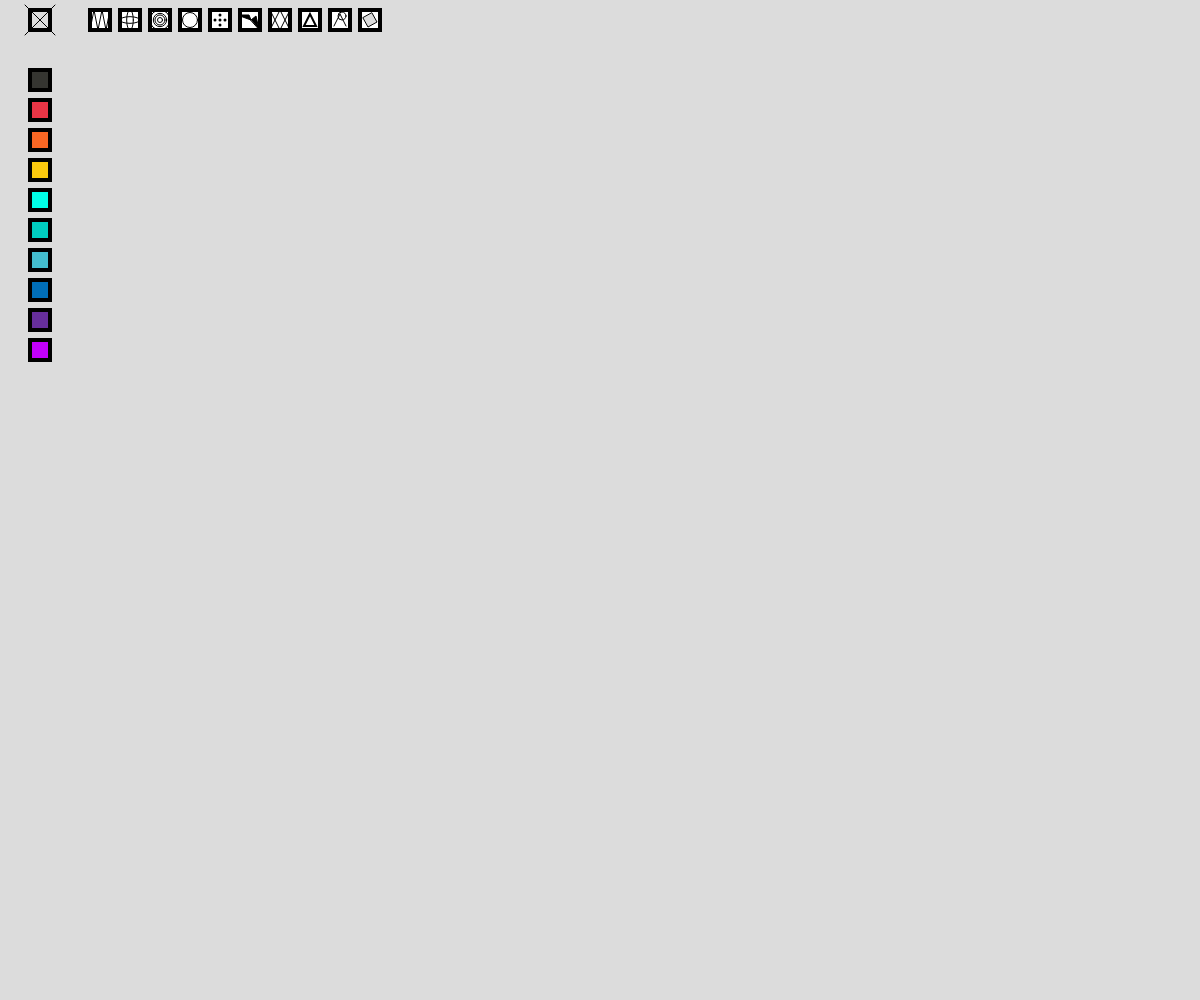
Frame 1 (no input)
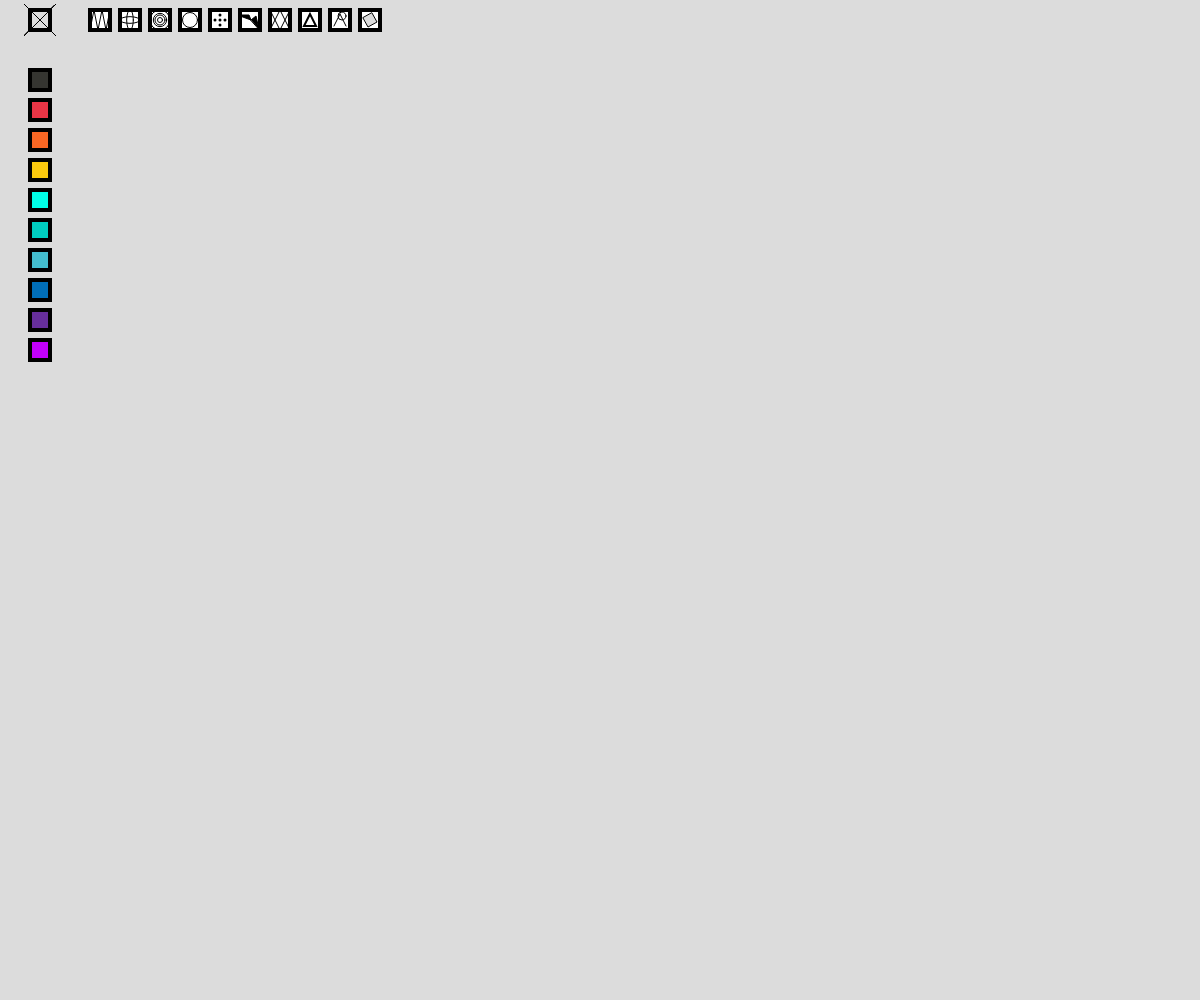
Frame 60 (no input)
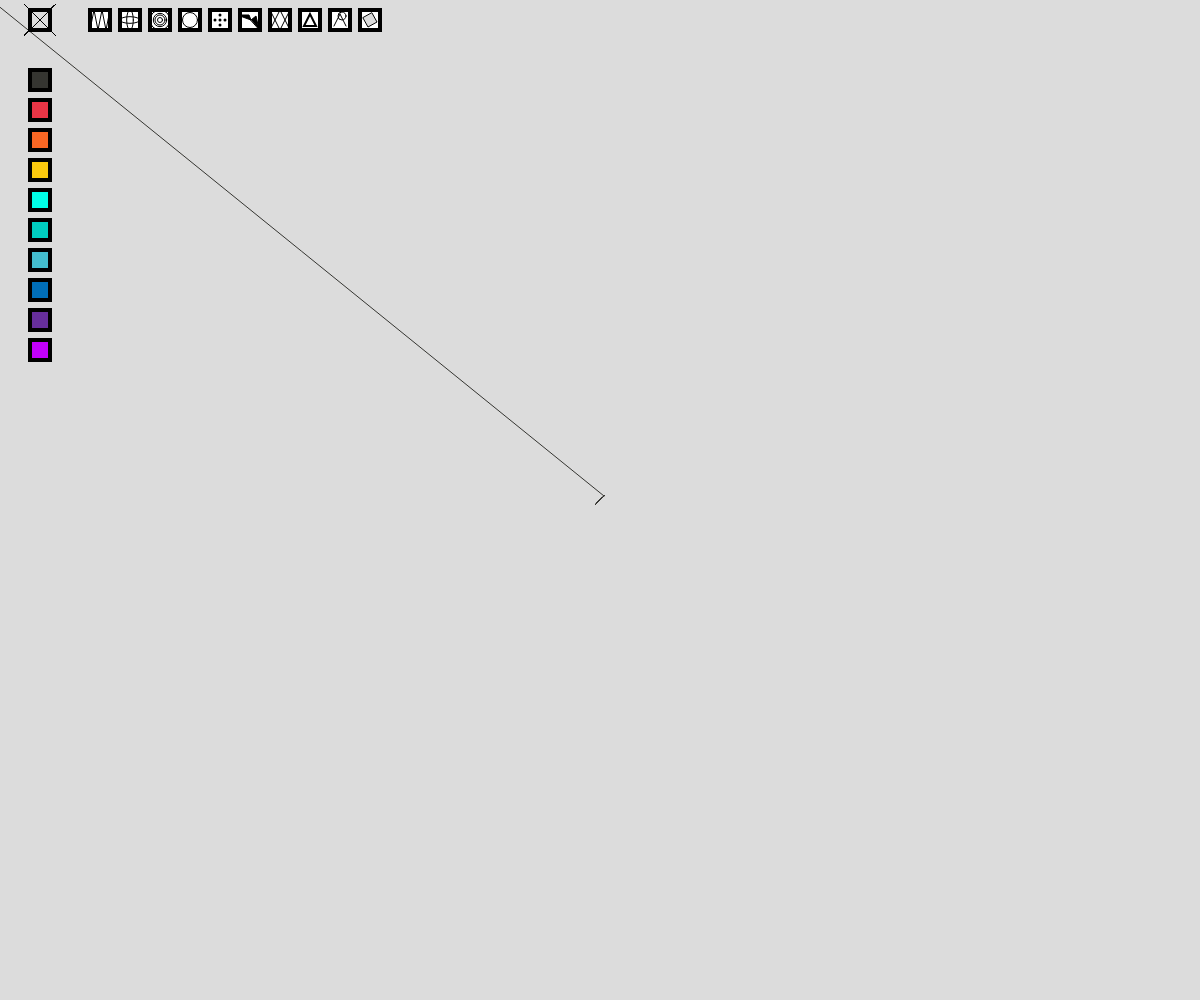
Frame 120 (the mouse pressed at the canvas centre since frame 60)

The p5.js sketch that drew these frames (run headless with seeded random() and noise() and a simulated clock; from frame 60 on, the mouse is pressed at the canvas centre):

// p5.js sketch
// ── sketch.js
//erase
var posXBot1 = 30;
var posYBot1 = 10;
var tamBot1 = 20;

//herramienta 1
var posXBot2 = 90;
var posYBot2 = 10;
var tamBot2 = 20;

//herramienta 2
var posXBot3 = 120;
var posYBot3 = 10;
var tamBot3 = 20;

//herramienta 3
var posXBot4 = 150;
var posYBot4 = 10;
var tamBot4 = 20;

//herramienta 4
var posXBot5 = 180;
var posYBot5 = 10;
var tamBot5 = 20;

//herramienta 5
var posXBot6 = 210;
var posYBot6 = 10;
var tamBot6 = 20;

//herramienta 6
var posXBot7 = 240;
var posYBot7 = 10;
var tamBot7 = 20;

//herramienta 7
var posXBot8 = 270;
var posYBot8 = 10;
var tamBot8 = 20;

//herramienta 8
var posXBot9 = 300;
var posYBot9 = 10;
var tamBot9 = 20;

//herramienta 9
var posXBot10 = 330;
var posYBot10 = 10;
var tamBot10 = 20;

//herramienta 10
var posXBot11 = 360;
var posYBot11 = 10;
var tamBot11 = 20;

//col 1 
var posXBot12 = 30;
var posYBot12 = 70;
var tamBot12 = 20;

//col 2 
var posXBot13 = 30;
var posYBot13 = 100;
var tamBot13 = 20;

//col 3 
var posXBot14 = 30;
var posYBot14 = 130;
var tamBot14 = 20;

//col 4 
var posXBot15 = 30;
var posYBot15 = 160;
var tamBot15 = 20;

//col 5
var posXBot16 = 30;
var posYBot16 = 190;
var tamBot16 = 20;

//col 6
var posXBot17 = 30;
var posYBot17 = 220;
var tamBot17 = 20;

//col 7
var posXBot18 = 30;
var posYBot18 = 250;
var tamBot18 = 20;

//col 8
var posXBot19 = 30;
var posYBot19 = 280;
var tamBot19 = 20;

//col 9 
var posXBot20 = 30;
var posYBot20 = 310;
var tamBot20 = 20;

//col 10
var posXBot21 = 30;
var posYBot21 = 340;
var tamBot21 = 20;

var herramienta = 1;
var col = 1;



function setup() {
  createCanvas(windowWidth, windowHeight);
  background(220);
}

function draw() {
  stroke(0);
  strokeWeight(4);
  fill(220);

  //clear canvas bot (0)
  rect(posXBot1, posYBot1, tamBot1, tamBot1);
  fill(255);
  stroke (0);
  strokeWeight (1);
  line (posXBot1 -5 , posYBot1 -5, posXBot1 + tamBot1 + 5, posYBot1 + tamBot1 +5);
  line (posXBot1 + tamBot1 + 5, posYBot1 - 5, posXBot1 -5 , posYBot1 + tamBot1 +5);

  //zigzag bot  (1)
  strokeWeight (4);
  rect(posXBot2, posYBot2, tamBot2, tamBot2);
  stroke(0);
  strokeWeight(1);
  line(posXBot2, posYBot2 + tamBot2, posXBot2 + 4, posYBot2);
  line(posXBot2 + 4, posYBot2, posXBot2 + 8, posYBot2 + tamBot2);
  line(posXBot2 + 8, posYBot2 + tamBot2, posXBot2 + 12, posYBot2);
  line(posXBot2 + 12, posYBot2, posXBot2 + 16, posYBot2 + tamBot2);
  line(posXBot2 + 16, posYBot2 + tamBot2, posXBot2 + 20, posYBot2);

  //crossed ellipses bot (2)
  strokeWeight(4);
  rect(posXBot3, posYBot3, tamBot3, tamBot3);
  strokeWeight(1);
  noFill();
  ellipse(posXBot3 + 10, posYBot3 + 10, tamBot3, tamBot3 / 3);
  ellipse(posXBot3 + 10, posYBot3 + 10, tamBot3 / 3, tamBot3);

  //bullseye bot (3)
  strokeWeight(4);
  fill(255);
  rect(posXBot4, posYBot4, tamBot4, tamBot4);
  strokeWeight(1);
  noFill();
  ellipse(posXBot4 + 10, posYBot4 + 10, tamBot4, tamBot4);
  ellipse(posXBot4 + 10, posYBot4 + 10, tamBot4 / 2, tamBot4 / 2);
  ellipse(posXBot4 + 10, posYBot4 + 10, tamBot4 / 4, tamBot4 / 4);
  ellipse(posXBot4 + 10, posYBot4 + 10, tamBot4 / 1.5, tamBot4 / 1.5);

  //circles bot (4)
  strokeWeight(4);
  fill(255);
  rect(posXBot5, posYBot5, tamBot5, tamBot5);
  strokeWeight(1);
  noFill();
  ellipse(posXBot5 + 10, posYBot5 + 10, tamBot5 - 5, tamBot5 - 5);

  // 5 dots bot (5)
  strokeWeight(4);
  fill(255);
  rect(posXBot6, posYBot6, tamBot6, tamBot6);
  strokeWeight(3);
  point(posXBot6 + 5, posYBot6 + 10);
  point(posXBot6 + 10, posYBot6 + 10);
  point(posXBot6 + 15, posYBot6 + 10);
  point(posXBot6 + 10, posYBot6 + 5);
  point(posXBot6 + 10, posYBot6 + 15);
  
  //vertex bot (6)
  strokeWeight(4);
  fill(255);
  rect(posXBot7, posYBot7, tamBot7, tamBot7);
  strokeWeight(1);
  fill (0);
  quad (posXBot7, posYBot7 + 5, posXBot7 + 9, posYBot7 + 5, posXBot7 + 11, posYBot7 + 10, posXBot7, posYBot7 + 6);
  quad (posXBot7 + 11, posYBot7 + 10, posXBot7 + 16, posYBot7 + 6, posXBot7 + 18, posYBot7 + 15, posXBot7 + 18, posYBot7 + 18);   

  //crisscross bot (7)
  strokeWeight(4);
  fill(255);
  rect(posXBot8, posYBot8, tamBot8, tamBot8);
  stroke(0);
  strokeWeight(1);
  line(posXBot8, posYBot8 + tamBot8, posXBot8 + tamBot8 / 2, posYBot8);
  line(posXBot8 + tamBot8 / 2, posYBot8, posXBot8 + tamBot8, posYBot8 + tamBot8);
  line(posXBot8, posYBot8, posXBot8 + tamBot8 / 2, posYBot8 + tamBot8);
  line(posXBot8 + tamBot8 / 2, posYBot8 + tamBot8, posXBot8 + tamBot8, posYBot8);


//triangle bot (8)
  strokeWeight(4);
  fill(255);
  rect(posXBot9, posYBot9, tamBot9, tamBot9);
strokeWeight (2);
  noFill ();
  triangle (posXBot9 +4, posYBot9 + tamBot9 -4, posXBot9 + tamBot9/2, posYBot9 +4, posXBot9 + tamBot9 -4, posYBot9 + tamBot9 -4);

  // V and ellipse bot (9)
  strokeWeight(4);
  fill(255);
  rect(posXBot10, posYBot10, tamBot10, tamBot10);
  
strokeWeight (1);
  noFill ();
  line (posXBot10 +4, posYBot10 + tamBot10 -4, posXBot10 + tamBot10/2, posYBot10 +4);
  line (posXBot10 + tamBot10/2, posYBot10 +4,posXBot10 + tamBot10 -4, posYBot10 + tamBot10 -4);
  ellipse (posXBot10 + 12, posYBot10 + 6, 8);


  //eraser bot (10)
  strokeWeight(4);
  fill(255);
  rect(posXBot11, posYBot11, tamBot11, tamBot11);
  stroke(0);
  strokeWeight(1);
  fill(220);
  quad(posXBot11 + 3, posYBot11 + 8, posXBot11 + 8, posYBot11 + 17, posXBot11 + 17, posYBot11 + 12, posXBot11 + 12, posYBot11 + 3);

  //color bots
  stroke(0);
  strokeWeight(4);
  fill('#353531'); //col 1 - charcoal 
  rect(posXBot12, posYBot12, tamBot12, tamBot12);
  fill('#EA3546'); //col 2 - pink
  rect(posXBot13, posYBot13, tamBot13, tamBot13);
  fill('#F86624'); //col - 3 orange
  rect(posXBot14, posYBot14, tamBot14, tamBot14);
  fill('#F9C80E'); //col - 4 yellow
  rect(posXBot15, posYBot15, tamBot15, tamBot15);
  fill('#00FFE7'); //col 5 - turquoise
  rect(posXBot16, posYBot16, tamBot16, tamBot16);
  fill('#00CFC1'); //col 6 - teal
  rect(posXBot17, posYBot17, tamBot17, tamBot17);
  fill('#43BCCD'); //col 7 - aqua
  rect(posXBot18, posYBot18, tamBot18, tamBot18);
  fill('#016FB9') // col 8 - blue
  rect(posXBot19, posYBot19, tamBot19, tamBot19);
  fill('#662E9B'); //col 9 - purple
  rect(posXBot20, posYBot20, tamBot20, tamBot20);
  fill('#C200FB'); //col 10 bright purple
  rect(posXBot21, posYBot21, tamBot21, tamBot21);






  if (mouseIsPressed == true) {
    
    if (mouseX > posXBot1 + tamBot1 && mouseY > posYBot1 + tamBot1) {


      if (col == 1) {
        stroke('#353531');
        fill('#353531');
      }
      if (col == 2) {
        stroke('#EA3546');
        fill('#EA3546');
      }
      if (col == 3) {
        stroke('#F86624');
        fill('#F86624');
      }
      if (col == 4) {
        stroke('#F9C80E');
        fill('#F9C80E');
      }
      if (col == 5) {
        stroke('#00FFE7');
        fill('#00FFE7');
      }
      if (col == 6) {
        stroke('#00CFC1');
        fill('#00CFC1');
      }
      if (col == 7) {
        stroke('#43BCCD');
        fill('#43BCCD');
      }
      if (col == 8) {
        stroke('#016FB9');
        fill('#016FB9');
      }
      if (col == 9) {
        stroke('#662E9B');
        fill('#662E9B');
      }
      if (col == 10) {
        stroke('#C200FB');
        fill('#C200FB');
      }


      //zig-zag
      if (herramienta == 1) {
        strokeWeight(1);
        line(pmouseX - 4, pmouseY + 4, mouseX + 4, mouseY - 4);
        line(pmouseX + 3, pmouseY - 3, pmouseX - 3, pmouseY + 3);
        //line(width / 2, height / 2, mouseX, mouseY)
      }
      //crossed elipses
      if (herramienta == 2) {
        strokeWeight(1);
        noFill();
        ellipse(mouseX, mouseY, 20, 90);
        ellipse(mouseX, mouseY, 90, 20);
      }
      //bullseye
      if (herramienta == 3) {
        strokeWeight(2);
        noFill();
        for(var x = 10; x <= 150; x = x + 10) {
        ellipse(mouseX, mouseY, mouseX + x, mouseY + x);}
       
      }
      //cirlces
      if (herramienta == 4) {
        strokeWeight(1);
        noFill();
        ellipse(mouseX, mouseY, mouseX, mouseY);
      }
      //5 dots
      if (herramienta == 5) {
        strokeWeight(3);
        for(var i = 5; i <= height; i = i + 5) {
        point(mouseX, mouseY);
        point(mouseX - i, mouseY);
        point(mouseX + i, mouseY);
        point(mouseX, mouseY + i);
        point(mouseX, mouseY - i);}
      }
      //vertex
      if (herramienta == 6) {
        strokeWeight(10);
        beginShape();
        vertex(mouseX, mouseY);
        vertex(mouseX, mouseY);
        vertex(mouseX - 20, mouseY - 40);
        vertex(0, mouseY - 50);
        vertex(mouseX - 15, mouseY - 20);
        vertex(mouseX, mouseY - 10);
        vertex(mouseX + 15, mouseY - 20);
        vertex(width, mouseY + 100);
        vertex(mouseX, mouseY);
        vertex(mouseX, mouseY);
        endShape(CLOSE);
      }
      //crisscross
      if (herramienta == 7) {
        strokeWeight(1);
         for(var a = 10; a <= 200; a = a + 10) {
        line(mouseX - a, mouseY + a, pmouseX + a, pmouseY - a);
        line(mouseX + a, mouseY - a, pmouseX - a, pmouseY + a);}
    
      }
  //triangle
      if (herramienta == 8) {
        strokeWeight(1);
        noFill ();
         for(var b = 10; b <= 400; b = b + 10) {
        triangle (mouseX, mouseY, mouseX + b, mouseY, mouseX - b, mouseY + b);}
      }
      
      // Vs
      if (herramienta == 9) {
        strokeWeight(1);
        noFill ();
      for(var v = 10; v <= width; v = v + 50) {
        line(mouseX, mouseY, height - v, width + v);
        ellipse (mouseX + v, mouseY +v , v);
      
        }
      }

      //eraser
      if (herramienta == 10) {
        stroke(220)
        strokeWeight(10);
        line(mouseX, mouseY, pmouseX, pmouseY)
      }
    }

    //clear drawing
    if (mouseX > posXBot1 && mouseX < posXBot1 + tamBot1 && mouseY > posYBot1 && mouseY < posYBot1 + tamBot1) {
      background(220);
    }
    if (mouseX > posXBot2 && mouseX < posXBot2 + tamBot2 && mouseY > posYBot2 && mouseY < posYBot2 + tamBot2) {
      herramienta = 1;
    }
    if (mouseX > posXBot3 && mouseX < posXBot3 + tamBot3 && mouseY > posYBot3 && mouseY < posYBot3 + tamBot3) {
      herramienta = 2;
    }
    if (mouseX > posXBot4 && mouseX < posXBot4 + tamBot4 && mouseY > posYBot4 && mouseY < posYBot4 + tamBot4) {
      herramienta = 3;
    }
    if (mouseX > posXBot5 && mouseX < posXBot5 + tamBot5 && mouseY > posYBot5 && mouseY < posYBot5 + tamBot5) {
      herramienta = 4;
    }
    if (mouseX > posXBot6 && mouseX < posXBot6 + tamBot6 && mouseY > posYBot6 && mouseY < posYBot6 + tamBot6) {
      herramienta = 5;
    }
    if (mouseX > posXBot7 && mouseX < posXBot7 + tamBot7 && mouseY > posYBot7 && mouseY < posYBot7 + tamBot7) {
      herramienta = 6;
    }
    if (mouseX > posXBot8 && mouseX < posXBot8 + tamBot8 && mouseY > posYBot8 && mouseY < posYBot8 + tamBot8) {
      herramienta = 7;
    }
    if (mouseX > posXBot9 && mouseX < posXBot9 + tamBot9 && mouseY > posYBot9 && mouseY < posYBot9 + tamBot9) {
      herramienta = 8;
    }
    if (mouseX > posXBot10 && mouseX < posXBot10 + tamBot10 && mouseY > posYBot10 && mouseY < posYBot10 + tamBot10) {
      herramienta = 9;
    }
    if (mouseX > posXBot11 && mouseX < posXBot11 + tamBot11 && mouseY > posYBot11 && mouseY < posYBot11 + tamBot11) {
      herramienta = 10;
    }
    if (mouseX > posXBot12 && mouseX < posXBot12 + tamBot12 && mouseY > posYBot12 && mouseY < posYBot12 + tamBot12) {
      col = 1;
    }
    if (mouseX > posXBot13 && mouseX < posXBot13 + tamBot13 && mouseY > posYBot13 && mouseY < posYBot13 + tamBot13) {
      col = 2;
    }
    if (mouseX > posXBot14 && mouseX < posXBot14 + tamBot14 && mouseY > posYBot14 && mouseY < posYBot14 + tamBot14) {
      col = 3;
    }
    if (mouseX > posXBot15 && mouseX < posXBot15 + tamBot15 && mouseY > posYBot15 && mouseY < posYBot15 + tamBot15) {
      col = 4;
    }
    if (mouseX > posXBot16 && mouseX < posXBot16 + tamBot16 && mouseY > posYBot16 && mouseY < posYBot16 + tamBot16) {
      col = 5;
    }
    if (mouseX > posXBot17 && mouseX < posXBot17 + tamBot17 && mouseY > posYBot17 && mouseY < posYBot17 + tamBot17) {
      col = 6;
    }
    if (mouseX > posXBot18 && mouseX < posXBot18 + tamBot18 && mouseY > posYBot18 && mouseY < posYBot18 + tamBot18) {
      col = 7;
    }
    if (mouseX > posXBot19 && mouseX < posXBot19 + tamBot19 && mouseY > posYBot19 && mouseY < posYBot19 + tamBot19) {
      col = 8;
    }
    if (mouseX > posXBot20 && mouseX < posXBot20 + tamBot20 && mouseY > posYBot20 && mouseY < posYBot20 + tamBot20) {
      col = 9;
    }
    if (mouseX > posXBot21 && mouseX < posXBot21 + tamBot21 && mouseY > posYBot21 && mouseY < posYBot21 + tamBot21) {
      col = 10;
    }
  }
}
